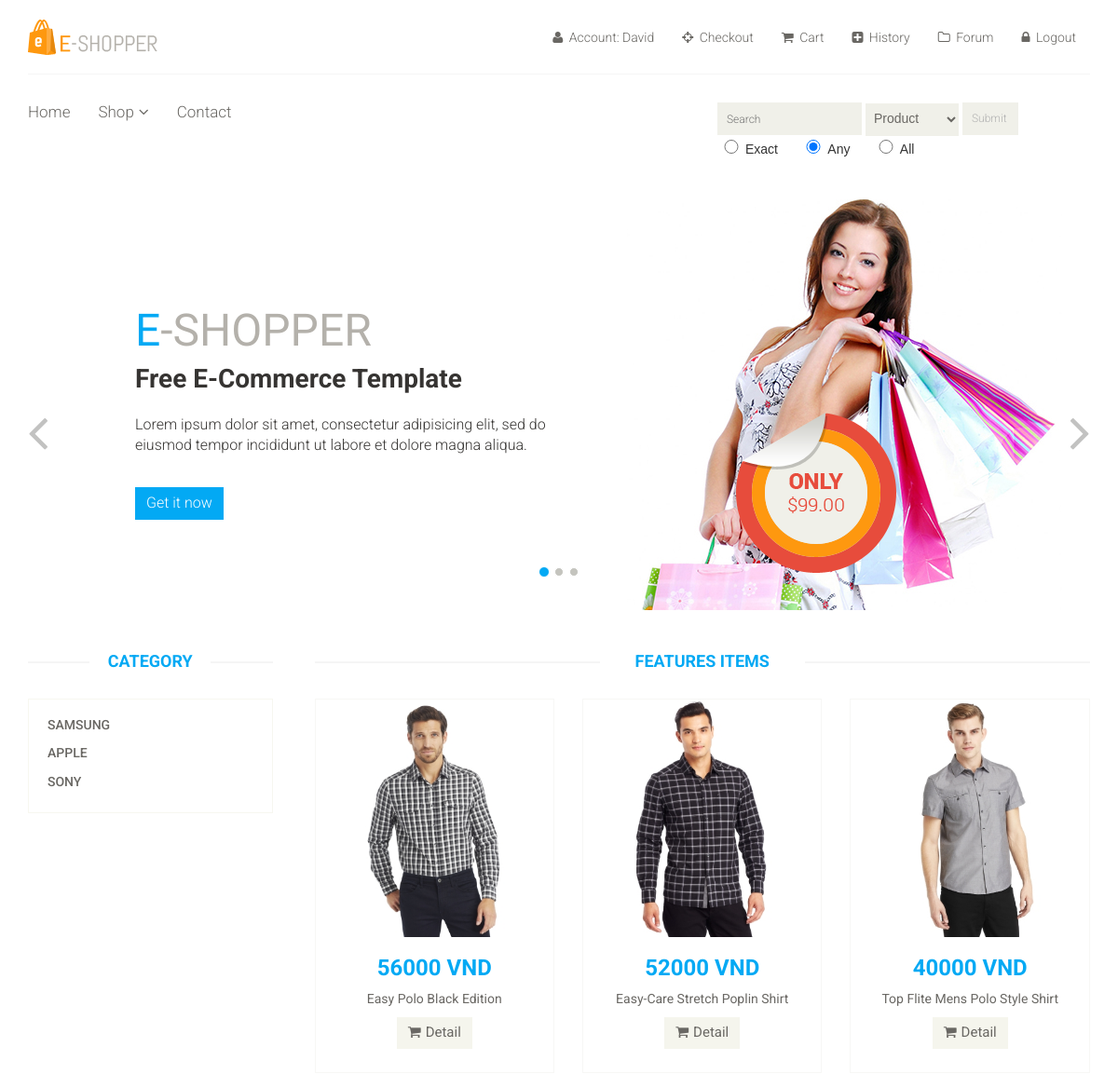
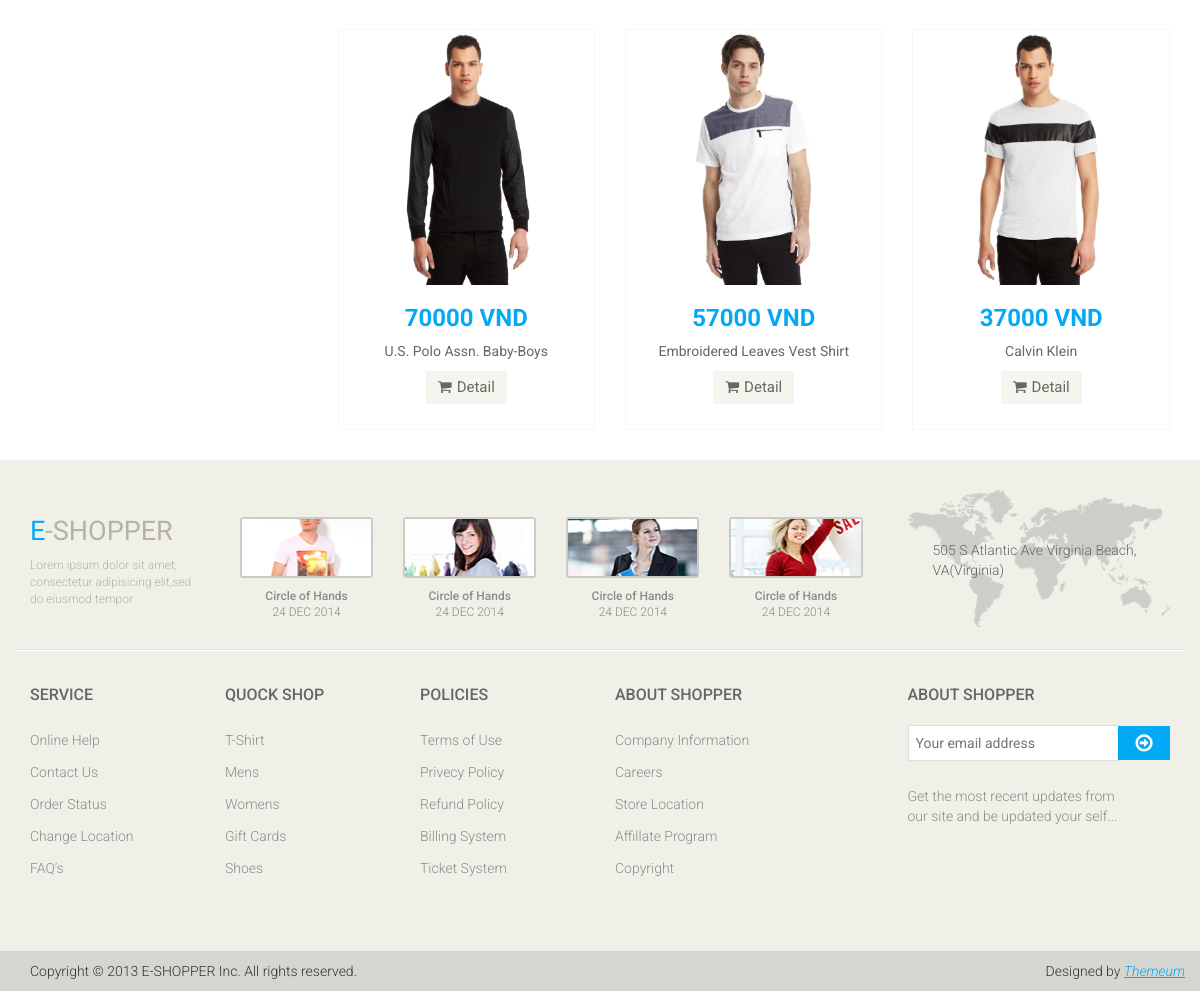
The page /index.php (signed in) on the database its author committed (2 pictures, top to bottom).
### tables this page shows
CREATE TABLE IF NOT EXISTS `category` (
  `ID` int(11) NOT NULL,
  `Name` varchar(15) NOT NULL
);

CREATE TABLE IF NOT EXISTS `item` (
  `ID` int(11) NOT NULL,
  `Name` varchar(45) DEFAULT NULL,
  `price` int(11) DEFAULT NULL,
  `image` varchar(100) DEFAULT NULL,
  `category` int(11) NOT NULL,
  `Detail` varchar(1000) NOT NULL
);

### index.php (the view, shortened to what this page needs)
<?php
	include("header.php");
?>
<body>
	<section id='slider'>
		<div class='container'>
			<div class='row'>
				<div class='col-sm-12'>
					<div id='slider-carousel' class='carousel slide' data-ride='carousel'>
						<ol class='carousel-indicators'>
							<li data-target='#slider-carousel' data-slide-to='0' class='active'></li>
							<li data-target='#slider-carousel' data-slide-to='1'></li>
							<li data-target='#slider-carousel' data-slide-to='2'></li>
						</ol>
						<div class='carousel-inner'>
							<div class='item active'>
								<div class='col-sm-6'>
									<h1><span>E</span>-SHOPPER</h1>
									<h2>Free E-Commerce Template</h2>
									<p>Lorem ipsum dolor sit amet, consectetur adipisicing elit, sed do eiusmod tempor incididunt ut labore et dolore magna aliqua. </p>
									<button type='button' class='btn btn-default get'>Get it now</button>
								</div>
								<div class='col-sm-6'>
									<img src='images/home/girl1.jpg' class='girl img-responsive' alt='' />
									<img src='images/home/pricing.png'  class='pricing' alt='' />
								</div>
							</div>
						</div>
						<a href='#slider-carousel' class='left control-carousel hidden-xs' data-slide='prev'>
							<i class='fa fa-angle-left'></i>
						</a>
						<a href='#slider-carousel' class='right control-carousel hidden-xs' data-slide='next'>
							<i class='fa fa-angle-right'></i>
						</a>
					</div>
				</div>
			</div>
		</div>
	</section>
	<section>
		<div class='container'>
			<div class='row'>
				<?php
                    include("sidebar.php");
                ?>
				<div class='col-sm-9 padding-right'>
					<div class='features_items'>
						<h2 class='title text-center'>Features Items</h2>
						<?php
							   $sel=mysql_query("select * from item where ID <= 6");
								while($arr=mysql_fetch_array($sel))
							   {
								   echo "
								   <div class='col-sm-4'>
										<div class='product-image-wrapper'>
											<div class='single-products'>
													<div class='productinfo text-center'>
														<a href='product-details.php?index=".$arr['ID']."'  >
														   <img src=".$arr['image']." alt='' />
														</a>
														<h2>".$arr['price']." VND</h2>
														<p>".$arr['Name']."</p>
														<a href='product-details.php?index=".$arr['ID']."' class='btn btn-default add-to-cart'><i class='fa fa-shopping-cart'></i>Detail</a>
													</div>
											</div>
										</div>
									</div>";
							   }
						?>
					</div>
				</div>
			</div>
		</div>
	</section>
</body>
<?php
	include("footer.php");
?>

### sidebar.php (shortened to what this page needs)
<div class='col-sm-3'>
	<div class='left-sidebar'>
		<h2>Category</h2>
		<div class='panel-group category-products' id='accordian'>
			<?php
				$sel = mysql_query("select * from category");
				while($arr=mysql_fetch_array($sel))
				{
					$index = $arr["ID"];
                    $name = $arr["Name"];
					echo "
						<div class='panel panel-default'>
							<div class='panel-heading'>
								<h4 class='panel-title'><a href='shop.php?cat=$index&i=1'>$name</a></h4>
							</div>
						</div>
					";
				}
			?>
		</div>
	</div>
</div>

### css/main.css (style rules this page uses)
body { font-family: 'Tahoma', sans-serif; background:; position: relative; font-weight:400px; }
a { -webkit-transition: 300ms; -moz-transition: 300ms; -o-transition: 300ms; transition: 300ms; }
h1, h2, h3, h4, h5, h6 { font-family: 'Roboto', sans-serif; }
#slider { padding-bottom: 45px; }
.carousel-indicators li { background: #C4C4BE; }
.carousel-indicators li.active { background: #03a9f4; }
.item { padding-left: 100px; }
.pricing { position: absolute; right: 40%; top: 52%; }
.girl { margin-left: 0; }
.item h1 { color: #B4B1AB; font-family: abel; font-size: 48px; margin-top: 115px; }
.item h1 span { color:#03a9f4; }
.item h2 { color: #363432; font-family: 'Roboto', sans-serif; font-size: 28px; font-weight: 700; margin-bottom: 22px; margin-top: 10px; }
.item p { color:#363432; font-size:16px; font-weight:300; font-family: 'Roboto', sans-serif; }
.get { background: #03a9f4; border: 0 none; border-radius: 0; color: #FFFFFF; font-family: 'Roboto', sans-serif; font-size: 16px; font-weight: 300; margin-top: 23px; }
.control-carousel { position: absolute; top: 50%; font-size: 60px; color: #C2C2C1; }
.right { right: 0; }
.category-products { border: 1px solid #F7F7F0; margin-bottom: 35px; padding-bottom: 20px; padding-top: 15px; }
.left-sidebar h2, .brands_products h2 { color: #03a9f4; font-family: 'Roboto', sans-serif; font-size: 18px; font-weight: 700; margin: 0 auto 30px; text-align: center; text-transform: uppercase; position: relative; z-index:3; }
.left-sidebar h2:after, h2.title:after { content: " "; position: absolute; border: 1px solid #f5f5f5; bottom:8px; left: 0; width: 100%; height: 0; z-index: -2; }
.left-sidebar h2:before { content: " "; position: absolute; background: #fff; bottom: -6px; width: 130px; height: 30px; z-index: -1; left: 50%; margin-left: -65px; }
h2.title:before { content: " "; position: absolute; background: #fff; bottom: -6px; width: 220px; height: 30px; z-index: -1; left: 50%; margin-left: -110px; }
.category-products .panel { background-color: #FFFFFF; border: 0px; border-radius: 0px; box-shadow:none; margin-bottom: 0px; }
.category-products .panel-default .panel-heading { background-color: #FFFFFF; border: 0 none; color: #FFFFFF; padding: 5px 20px; }
.category-products .panel-default .panel-heading .panel-title a { color: #696763; font-family: 'Roboto', sans-serif; font-size: 14px; text-decoration: none; text-transform: uppercase; }
.padding-right { padding-right: 0; }
.features_items { overflow:hidden; }
h2.title { color: #03a9f4; font-family: 'Roboto', sans-serif; font-size: 18px; font-weight: 700; margin: 0 15px; text-transform: uppercase; margin-bottom: 30px; position: relative; }
.product-image-wrapper { border:1px solid #F7F7F5; overflow: hidden; margin-bottom:30px; }
.single-products { position: relative; }
.productinfo h2 { color: #03a9f4; font-family: 'Roboto', sans-serif; font-size: 24px; font-weight: 700; }
.productinfo p { font-family: 'Roboto', sans-serif; font-size: 14px; font-weight: 400; color: #696763; }
.productinfo img { width: 100%; height: 255px; }
.productinfo { position:relative; }
.add-to-cart { background:#F5F5ED; border: 0 none; border-radius: 0; color: #696763; font-family: 'Roboto', sans-serif; font-size: 15px; margin-bottom: 25px; }
.add-to-cart i { margin-right:5px; }

### rows shown on the page
category: Name "SAMSUNG"
category: Name "APPLE"
category: Name "SONY"
item: image (picture), price "56000", Name "Easy Polo Black Edition"
item: image (picture), price "52000", Name "Easy-Care Stretch Poplin Shirt"
item: image (picture), price "40000", Name "Top Flite Mens Polo Style Shirt"
item: image (picture), price "70000", Name "U.S. Polo Assn. Baby-Boys"
item: image (picture), price "57000", Name "Embroidered Leaves Vest Shirt"
item: image (picture), price "37000", Name "Calvin Klein"

### other values the page prints
$ID_name "David"
